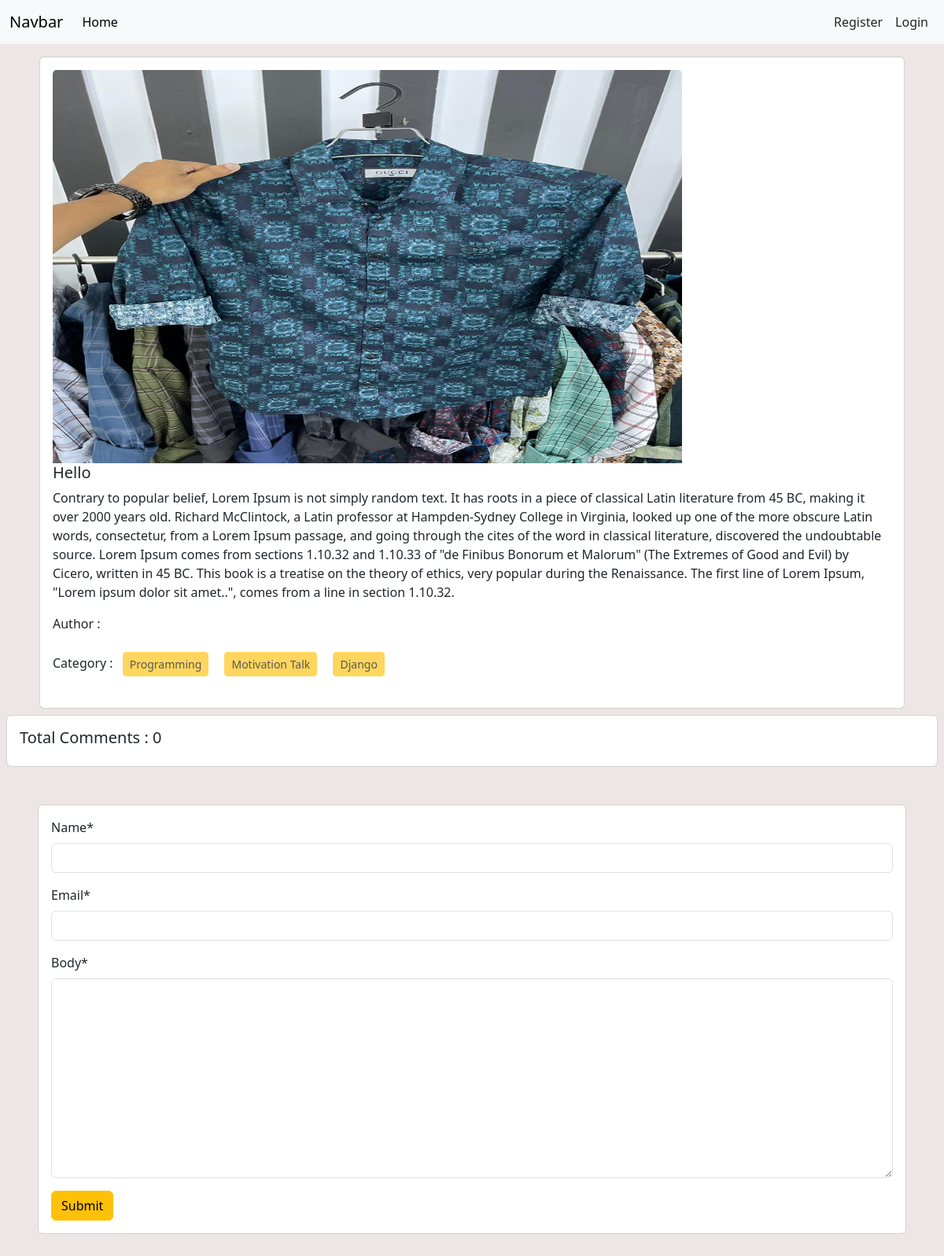
The app's page /post/details/1/ with its own data.
### posts/models.py (models this page shows, shortened)
class Post(models.Model):
    title = models.CharField(max_length=100)
    content = models.TextField()
    category = models.ManyToManyField(Category)
    author = models.ForeignKey(User, on_delete=models.CASCADE)
    images = models.ImageField(upload_to="posts/media/uploads/" , blank=True, null=True)

### categories/models.py (models this page shows, shortened)
class Category(models.Model):
    name = models.CharField(max_length=100)
    slug = models.SlugField(max_length=100, unique=True, blank=True, null=True)

### posts/views.py (the view, shortened to what this page needs)
# urls.py: path('details/<int:id>/', views.postDetailView.as_view(), name='post_detail'),
class postDetailView(DetailView):
    model = models.Post
    template_name = "posts/post_detail.html"
    pk_url_kwarg = 'id'
    def get_context_data(self, **kwargs):
        context = super().get_context_data(**kwargs)
        post = self.object # post model er object ekhane store korlam
        comments = post.comments.all()
        comment_form = forms.CommentForm()
        context['comments'] = comments
        context['comment_form'] = comment_form
        return context

### posts/forms.py
class CommentForm(forms.ModelForm):
    class Meta:
        model = Comment
        fields = ['name','email','body']

### posts/templates/posts/post_detail.html (shortened to what this page needs)
{% extends "base.html" %}
{% load crispy_forms_tags %}
{% block content %}
<div class="container">
  <div class="col-12 mb-3 mb-sm-0 pt-3">
    <div class="card mx-2">
      <div class="card-body">
        <img
          style="width: 100vh; height: 500px"
          src="{{post.images.url}}"
          class="card-img-top"
          alt="Image"
        />
        <h5 class="card-title">{{post.title}}</h5>
        <p class="card-text">{{post.content}}</p>
        <p>Author : {{post.author.first_name}} {{post.author.last_name}}</p>
        <p>
          Category : {% for i in post.category.all %}
          <button class="btn btn-warning btn-sm m-2" disabled>
            {{i.name}}
          </button>
          {% endfor %}
        </p>
      </div>
    </div>
  </div>
</div>
<div class="card m-2">
  <h5 class="p-3">Total Comments : {{comments | length}}</h5>
</div>
<div class="card m-5">
  <div class="card-body">
    <form method="post">
      {% csrf_token %} {{comment_form | crispy}}
      <button type="submit" class="btn btn-warning">Submit</button>
    </form>
  </div>
</div>
{% endblock %}

### records on screen
Post: images (picture), title "Hello", content "Contrary to popular belief, Lorem Ipsum is not simply random text. It has roots in a piece of classical Latin literature from 45 BC, making it over 2000 years old. Richard McClintock, a Latin professor at Hampden-Sydney College in Virginia, looked up one of the more obscure Latin words, consectetur, from a Lorem Ipsum passage, and going through the cites of the word in classical literature, discovered the undoubtable source. Lorem Ipsum comes from sections 1.10.32 and 1.10.33 of \"de Finibus Bonorum et Malorum\" (The Extremes of Good and Evil) by Cicero, written in 45 BC. This book is a treatise on the theory of ethics, very popular during the Renaissance. The first line of Lorem Ipsum,…"
Category: name "Programming"
Category: name "Motivation Talk"
Category: name "Django"

### other values on screen
{{ comments | length }} "0"
